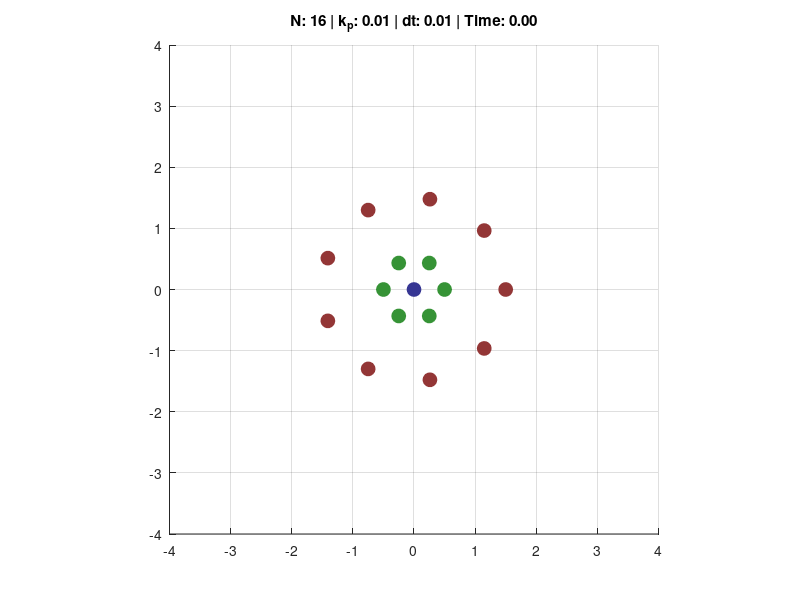

This figure's MATLAB source: (Note: this script raises an error after producing the figure.)
%% Training Cell-like Shape Demo
% For the MSc Dissertation:
% A Free Energy Principle approach to modelling swarm behaviors
% Chawit Leosrisook, MSc Intelligent and Adaptive Systems
% School of Engineering and Informatics, University of Sussex, 2020
%
% This file is for training cell-like shape (section 3.2.1 in the dissertation, 
% figures 3.2 -- 3.4)
% Drawing interval can be set really high to speed up process (nothing happens
% on-screen anyway).
%
% Used in conjunction with `test_cell.m`



%% Simulation parameters
clear
clc

% Drawing interval
drawInt = 5000;
% Axis display range
axRange = 4;

% Number of cells
Nr = 9; % Red
Ng = 6; % Green
Nb = 1; % Blue
N = Nr + Ng + Nb;

% Time step size
dt = 0.01;
% Time limit
tLimit = 10000;
% Time
t = 0;

% Anonymous dt Update function
Integrate = @(x,dx) x + (dt.*dx);

% Anonymous softmax function
Softmax = @(x) exp(x)./sum(exp(x),1);

% Index of cells to print interesting variables to console, during training
idx = [1, 2, floor(N/2), ceil(N/2), N-1, N];



%% Cell properties
% =============== Learning Rates ============================================= %
k_p = 0.01;

% =============== Generative Parameter ======================================= %
% Random initialization
p_x = rand(3);
p_y = rand(3);

% =============== Internal States ============================================ %

% Initial internal states
mu = [	repmat([1;0;0],1,Nr) , ...
		repmat([0;1;0],1,Ng) , ...
		repmat([0;0;1],1,Nb) ];
	
% =============== Belief ===================================================== %
sigma_mu = Softmax(mu);

% =============== Cell Position ============================================== %

% Cell-like Initial Position
x1 = [cos(0: 2*pi/Nr :2*pi) ; sin(0: 2*pi/Nr :2*pi)] * 1.5;
x2 = [cos(0: 2*pi/Ng :2*pi) ; sin(0: 2*pi/Ng :2*pi)] * 0.5;
x3 = [cos(0: 2*pi/Nb :2*pi) ; sin(0: 2*pi/Nb :2*pi)] * 0;
psi_x = [x1(:,1:end-1), x2(:,1:end-1), x3(:,1:end-1)];

% =============== Cell Signals =============================================== %
psi_y = Softmax(mu);

% =============== Sensor States ============================================== %
s_x = zeros(3,N); % Extracellular
s_y = zeros(3,N); % Intracellular

% =============== Prediction Error =========================================== %
epsilon_x = zeros(3,N); % Extracellular
epsilon_y = zeros(3,N); % Intracellular



%% Figure setup
figure(1)
clf
cmap = sigma_mu';

% Scatter Plot
ax1 = gca;
hmain = scatter(psi_x(1,:), psi_x(2,:), 100, cmap, 'filled', ...
	'MarkerEdgeColor', 'flat');
titletext = sprintf("N: %d | k_p: %.2f | dt: %.2f | Time: %.2f", ...
				N, k_p, dt, dt*t);
ht = title(titletext);
grid on
hold on
xticks(-axRange:axRange)
yticks(-axRange:axRange)

% Axis Tracking variables
axT = axRange;
axB = -axRange;
axL = -axRange;
axR = axRange;

% Styling
SetAll = @(H, propName, propVal) set(H, propName, propVal);
SetAll(ax1, 'DataAspectRatio', [1 1 1])
SetAll(ax1, 'XLim', [axL axR])
SetAll(ax1, 'YLim', [axB axT])
SetAll(ax1, 'CLim', [0 1])



%% Training loop

fprintf("Ready. Press any key to begin ...\n")
pause

for t = 1:tLimit/dt
	% 1. Sensory Inputs
	s_x = DistSensor(psi_x, psi_y, N) + Noise(N);
	s_y = psi_y + Noise(N);
	
	% 2. Generative Model
	sigma_mu = Softmax(mu);
	g_x = (p_x * sigma_mu);
	g_y = (p_y * sigma_mu);
	
	% 3. Prediction Error
	epsilon_x = s_x - g_x;
	epsilon_y = s_y - g_y;
	
	% 4. Update Parameters
	d_px = k_p * epsilon_x * sigma_mu';
	d_py = k_p * epsilon_y * sigma_mu';
	p_x = Integrate(p_x, d_px);
	p_y = Integrate(p_y, d_py);
	
	% Simple convergence check
	delta = sum(abs(d_px) + abs(d_py) , 'all');
	if delta < 1e-5
		fprintf("Convergence! Delta : %f\n", delta)
		break;
	end
	
	% Calculate Variational Free Energy
	vfe = (epsilon_x/2).^2 + (epsilon_y/2).^2;
	vfe_sum = sum(vfe,'all');
	
	
	
	%% Plot
	try
		% Draw on intervals only
		if mod(t,drawInt) ~= 0
			continue
		end
		
		% Prints these variables to console
		Debug( "PARAM X", p_x, "PARAM Y", p_y, ...
			"VFE", vfe(:,idx), "Total VFE", vfe_sum)
		
		% Update Cell Scatter Plot
		SetAll(hmain, {'XData','YData','CData'}, ...
			{psi_x(1,:),psi_x(2,:),sigma_mu'})
		titletext = sprintf("N: %d | k_p: %.2f | dt: %.2f | Time: %.2f", ...
				N, k_p, dt, dt*t);
		ht.String = titletext;
		
		drawnow
	catch ME
		warning("Drawing loop broken. Error given: '%s'", ME.message)
		break
	end
end

fprintf("Training Ended. Final Parameters:\nP_X:\n")
disp(p_x)
fprintf("P_Y:\n")
disp(p_y)



%% Helper Functions

function omega = Noise(N)
% Noise Generation Function
	omega = sqrt(1/exp(16)) * randn([3,N]);
end

function s = DistSensor (pos, sig, N)
% Distance Sensor function
% Calculate the extracellular input for each cell
% Assuming distance function is squared Euclidean distance
% Input: 
%	[2,N]	: pos : position
% 	[3,N]	: sig : signal
% 	scalar	: N   : cell count
% Output: 
% 	[3,N]	: sensor

	k = 2; % Spatial decay constant -- See DEM.m from SPM12 toolkit
	d = pdist(pos', 'squaredeuclidean');
	s = sig * (exp(-k * squareform(d)) - eye(N));
end

function Debug(varargin)
% Prints variables to console
% Input String + Variable pair
% e.g.: Debug("Variable Name", var_name, ...)

	if length(varargin) > 1
		fprintf("\n=========\n")
	end
	
	for i = 1:2:length(varargin)
		fprintf(varargin{i} + "\n")
		disp(varargin{i+1})
	end
end